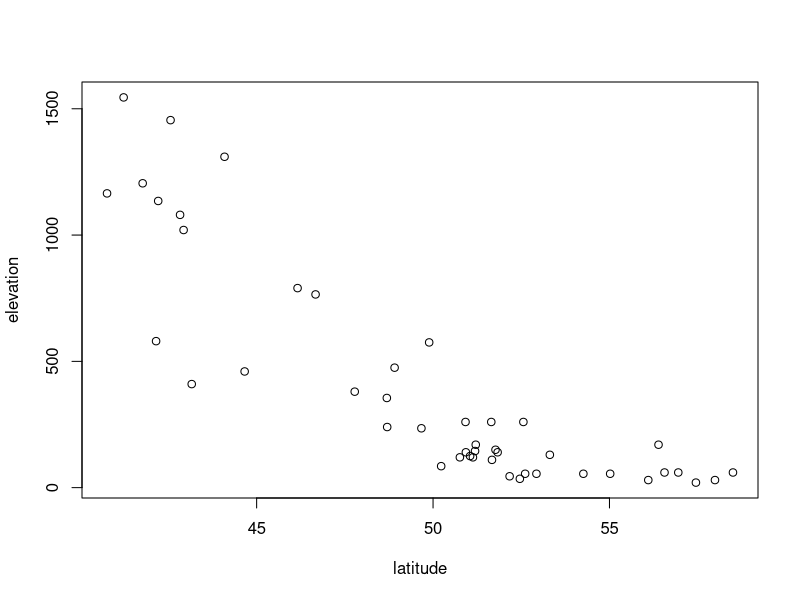
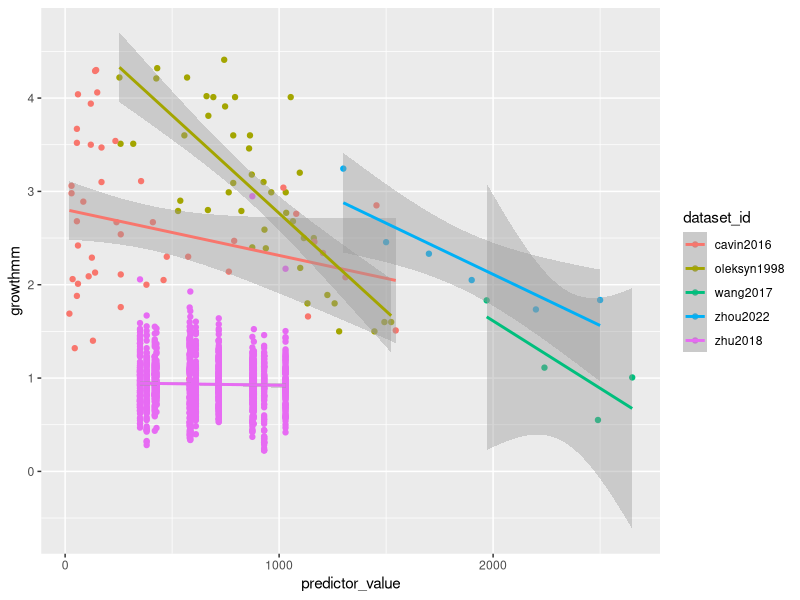
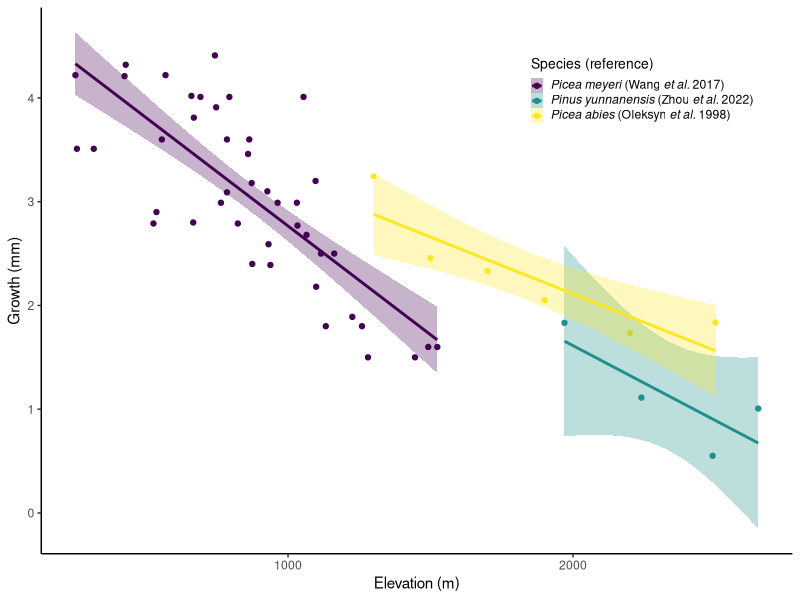

Recreate these plots in R, in order. (Note: this script raises an error after producing the figures.)
## Started 28 August 2023 ##
## By Lizzie so far ##

# housekeeping
rm(list=ls()) 
options(stringsAsFactors=FALSE)

# Setting working directory. Add in your own path in an if statement for your file structure
if(length(grep("lizzie", getwd())>0)) { 
  setwd("~/Documents/git/projects/grephon/grephon/analyses/growthxelevationetc")
} else if (length(grep("ailene", getwd()))>0) {
  setwd("boomboom")
} else if (length(grep("britanywuuu", getwd()))>0) {
  setwd("~/Documents/ubc/year5/TemporalEcologyLab/grephon/analyses/growthxelevationetc")
}

# packages
library(ggplot2)
library(viridis)
library(dplyr)
# get the data
d <- read.csv("input/classicalrefs_datascraped.csv")

# Check whether latitude and elevation are correlated for Calvin & Jump
checkcalvin <- read.csv("input/calvinjump_subsetTableS1.csv")
plot(elevation ~ latitude, checkcalvin)

# fix the growth in cm and make error numeric, or 0
d$growthmm <- d$growth_value
d$growthmm[which(d$growth_units=="cm/yr-1")] <- d$growth_value[which(d$growth_units=="cm/yr-1")]*10
d$error <- as.numeric(d$growth_errorvalue)
d$error[which(is.na(d$error)==TRUE)] <- 0

# subset to elevation-ish
unique(d$predictor_type)
delev <- subset(d, predictor_type!="latitude")
dlat <- subset(d, predictor_type=="latitude")


# one study (huang2010) has multiple species
table(d$species, d$dataset_id)

ggplot(delev, aes(x=predictor_value, y=growthmm, color=dataset_id)) +
    geom_point() +
    geom_smooth(method="lm")

# zhu2018 seems weird, but I think latitude may also vary with elevation according to Table 1
# also remove calvin & jump for same reason, sadly ... (Britany: ADD below)
delevsm <- subset(delev, dataset_id!="zhu2018" & dataset_id!= "cavin2016")


ggplot(delevsm, aes(x=predictor_value, y=growthmm, color=species, fill = species)) +
  geom_point() +
  scale_color_viridis_d(option = "viridis", name = "Species (reference)", 
  labels = c(expression(italic("Picea meyeri") ~ "(Wang" ~  italic("et al.") ~ "2017)"),
             expression(italic("Pinus yunnanensis") ~ "(Zhou" ~ italic("et al.") ~ "2022)"),
             expression(italic("Picea abies") ~ "(Oleksyn" ~ italic("et al.") ~ "1998)"))) +
  geom_smooth(method = "lm", level = 0.89, aes(group = species), se = TRUE, alpha = 0.3) +  # 89% CI
  scale_fill_viridis_d(option = "viridis", name = "Species (reference)", 
                       labels = c(expression(italic("Picea meyeri") ~ "(Wang" ~  italic("et al.") ~ "2017)"),
                                  expression(italic("Pinus yunnanensis") ~ "(Zhou" ~ italic("et al.") ~ "2022)"),
                                  expression(italic("Picea abies") ~ "(Oleksyn" ~ italic("et al.") ~ "1998)"))) +
  xlab("Elevation (m)") +
  ylab("Growth (mm)") +
  theme_classic() +
  theme(legend.position = c(0.8,0.85), 
        legend.key.size = unit(0.3, "cm"), 
        legend.text.align = 0,
        legend.title = element_text(size = 10))
ggsave("output/growthbyelevation_plot.pdf", width = 8, height = 5,dpi = 300)

  

# Hmm, the error we do have seems big
ggplot(delevsm, aes(x=predictor_value, y=growthmm, color=species, ymin = growthmm-error, ymax = growthmm + error)) +
    geom_point() +
    geom_errorbar(width = 0.2) +
    geom_smooth(method="lm")

# Latitude
ggplot(dlat, aes(x=predictor_value, y=growthmm, color=species)) +
    geom_smooth(method="lm", aes(group = species)) +
  geom_point() +
  scale_color_viridis_d(option = "viridis", name = "Species") +
  xlab("Elevation (m)") +
  ylab("Growth (mm)") +
  scale_x_continuous(breaks = seq(46, 54.5, by = 2))+
  ylim(c(0,3.2)) +
  theme(legend.position = c(0.8,0.85), 
        legend.key.size = unit(0.2, "cm"), 
        legend.text = element_text(face = "italic"),
        legend.title = element_text(size = 10))
